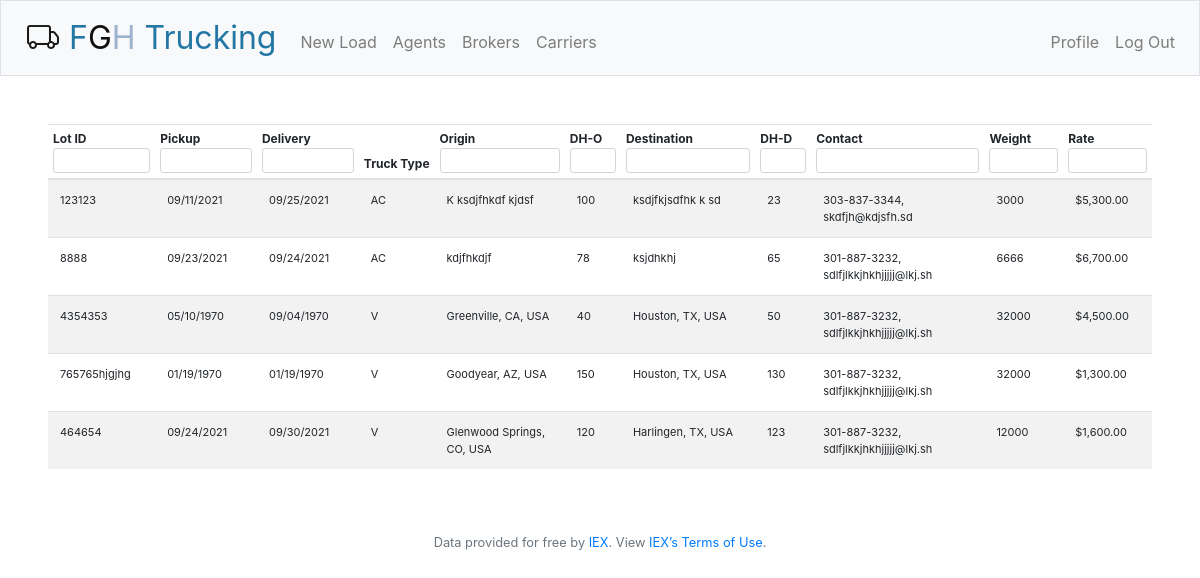
Before: / (signed in) with the older database file.
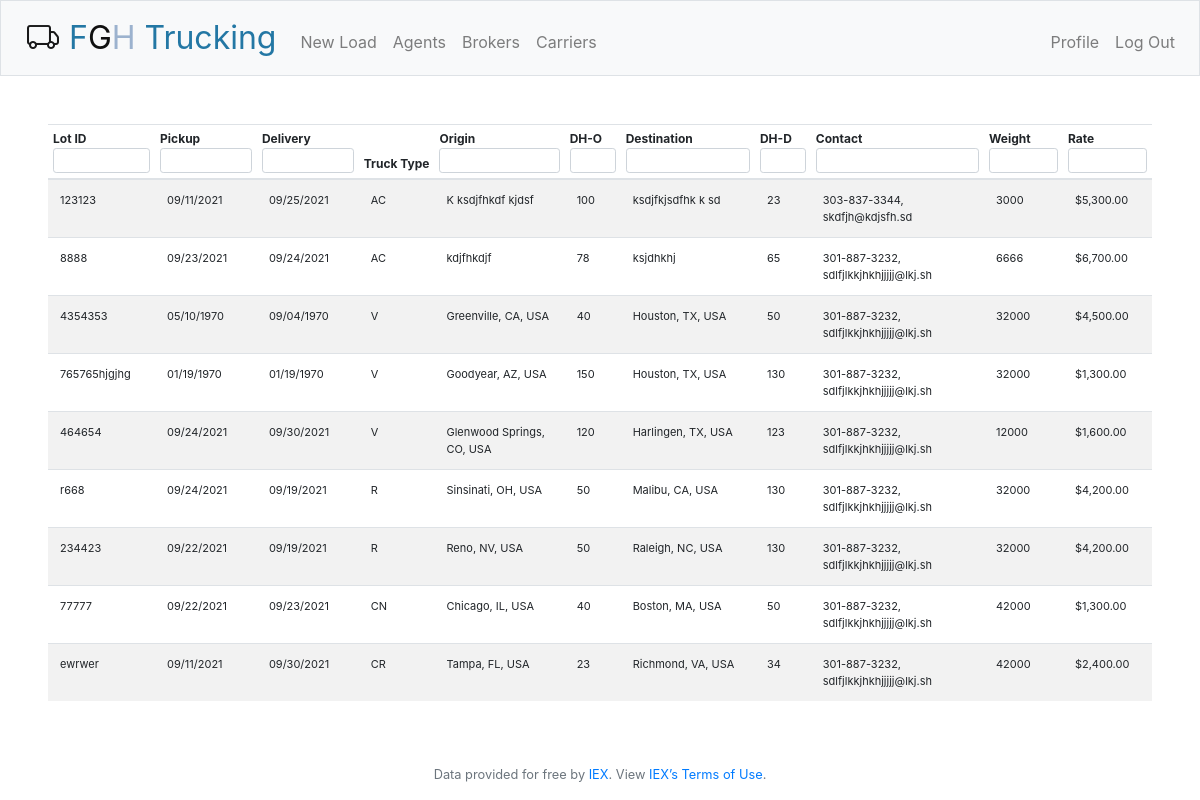
After: the same page with the newer database file.
### tables this page shows
CREATE TABLE "load_board"
(
	lot_id int,
	truck_type_id int,
	origin varchar(100),
	dh_o int,
	destination varchar(100),
	dh_d int,
	broker_id int,
	carrier_id int,
	weight int,
	rate int,
	id integer
		constraint load_board_pk
			primary key autoincrement,
	pickup date,
	delivery date,
	users_id int
);

CREATE TABLE "truck_type"
(
	id integer
		constraint truck_type_pk
			primary key autoincrement,
	long_name varchar(100),
	short_name varchar(10)
);

CREATE TABLE "companies"
(
	id integer
		constraint companies_pk
			primary key autoincrement,
	name varchar(100),
	address varchar(250),
	tel varchar(50),
	email varchar(50),
	mc int,
	comment varchar(250),
	type int
);

### app.py (the view)
@app.route("/")
@login_required
def index():
    load_board = {"loads": []}
    maxepoch = 32525679833000
    maxdh = 30000
    if len(request.args) > 1:
        db = sqliteConnection.cursor()
        rows = db.execute(
            "SELECT * FROM load_board JOIN companies on load_board.carrier_id = companies.id "
            "join truck_type on truck_type.id = load_board.truck_type_id where "
            "lot_id like ? AND "
            "pickup <= ? AND "
            "delivery <= ? AND "
            "origin like ? AND "
            "dh_o <= ? AND "
            "destination like ? AND "
            "dh_d <= ? AND "
            "(tel like ? OR email like ?) AND "
            "weight <= ? AND "
            "rate <= ?;"
            , [
                '%' + ("" if str(request.args.get("lot_id")) == "NaN" else str(request.args.get("lot_id"))) + '%'
                , maxepoch if request.args.get("pickup") == "NaN" else int(request.args.get("pickup")) * 1000
                , maxepoch if request.args.get("delivery") == "NaN" else int(request.args.get("delivery")) * 1000
                , '%' + ("" if str(request.args.get("origin")) == "NaN" else str(request.args.get("origin"))) + '%'
                , maxdh if request.args.get("dh-o") == "NaN" else request.args.get("dh-o")
                , '%' + ("" if str(request.args.get("destination")) == "NaN" else str(
                    request.args.get("destination"))) + '%'
                , maxdh if request.args.get("dh-d") == "NaN" else request.args.get("dh-d")
                , '%' + ("" if str(request.args.get("contact")) == "NaN" else str(request.args.get("contact"))) + '%'
                , '%' + ("" if str(request.args.get("contact")) == "NaN" else str(request.args.get("contact"))) + '%'
                , maxdh if request.args.get("weight") == "NaN" else request.args.get("weight")
                , maxdh if request.args.get("rate") == "NaN" else request.args.get("rate")
            ]
        ).fetchall()
        db.close()
    else:
        db = sqliteConnection.cursor()
        rows = db.execute(
            "SELECT * FROM load_board JOIN companies on load_board.carrier_id = companies.id "
            "join truck_type on truck_type.id = load_board.truck_type_id;").fetchall()
        db.close()
    for i in range(len(rows)):
        load_board["loads"].append(dict(rows[i]))
        load_board["loads"][i]["contact"] = {"tel": load_board["loads"][i]["tel"],
                                             "email": load_board["loads"][i]["email"]}
    return render_template("index.html", loads=load_board)

### app.py (called while the page is built)
@app.after_request
def after_request(response):
    response.headers["Cache-Control"] = "no-cache, no-store, must-revalidate"
    response.headers["Expires"] = 0
    response.headers["Pragma"] = "no-cache"
    return response

### helpers.py (called while the page is built)
def login_required(f):
    @wraps(f)
    def decorated_function(*args, **kwargs):
        if session.get("user_id") is None:
            return redirect("/login")
        return f(*args, **kwargs)
    return decorated_function

def usd(value):
    return f"${value:,.2f}"

def custom_date(value):
    from datetime import datetime, timezone
    return datetime.fromtimestamp(value/1000,timezone.utc).strftime("%m/%d/%Y")

### templates/index.html (shortened to what this page needs)
{% extends "layout.html" %}
{% block main %}
    <div>
        <table class="table table-responsive table-striped text-xsmall">
            <thead>
                <tr>
                    <th>
                        <div class="th-inner ">Lot ID</div>
                        <div class="fht-cell">
                           <div class="filter-control">
                               <input id="lot_id" type="search" class="form-control form-control-sm search-input" placeholder="" value="">
                           </div>
                        </div>
                    </th>
                    <th>
                        <div class="th-inner ">Pickup</div>
                        <div class="fht-cell">
                           <div class="filter-control">
                               <input id="pickup" type="search" class="form-control form-control-sm search-input" placeholder="" value="">
                           </div>
                        </div>
                    </th>
                    <th>
                        <div class="th-inner ">Delivery</div>
                        <div class="fht-cell">
                           <div class="filter-control">
                               <input id="delivery" type="search" class="form-control form-control-sm search-input" placeholder="" value="">
                           </div>
                        </div>
                    </th>
                    <th>
                        <div class="th-inner ">Truck Type</div>
                    </th>
                    <th>
                        <div class="th-inner ">Origin</div>
                        <div class="fht-cell">
                           <div class="filter-control">
                               <input id="origin" type="search" class="form-control form-control-sm search-input" placeholder="" value="">
                           </div>
                        </div>
                     </th>
                    <th>
                        <div class="th-inner ">DH-O</div>
                        <div class="fht-cell">
                           <div class="filter-control">
                               <input id="dh-o" type="search" class="form-control form-control-sm search-input" placeholder="" value="">
                           </div>
                        </div>
                     </th>
                    <th>
                        <div class="th-inner ">Destination</div>
                        <div class="fht-cell">
                           <div class="filter-control">
                               <input id = "destination" type="search" class="form-control form-control-sm search-input" placeholder="" value="">
                           </div>
                        </div>
                     </th>
                    <th>
                        <div class="th-inner ">DH-D</div>
                        <div class="fht-cell">
                           <div class="filter-control">
                               <input id = "dh-d" type="search" class="form-control form-control-sm search-input" placeholder="" value="">
                           </div>
                        </div>
                     </th>
                    <th>
                        <div class="th-inner ">Contact</div>
                        <div class="fht-cell">
                           <div class="filter-control">
                               <input id="contact" type="search" class="form-control form-control-sm search-input" placeholder="" value="">
                           </div>
                        </div>
                     </th>
                    <th>
                        <div class="th-inner ">Weight</div>
                        <div class="fht-cell">
                           <div class="filter-control">
                               <input id="weight" type="search" class="form-control form-control-sm search-input" placeholder="" value="">
                           </div>
                        </div>
                     </th>
                    <th>
                        <div class="th-inner ">Rate</div>
                        <div class="fht-cell">
                           <div class="filter-control">
                               <input id="rate" type="search" class="form-control form-control-sm search-input" placeholder="" value="">
                           </div>
                        </div>
                    </th>
                </tr>
            </thead>
            <tbody>
                {% for load in loads["loads"] %}
                <tr>
                    <td>{{load["lot_id"]}}</td>
                    <td>{{load["pickup"]|date}}</td>
                    <td>{{load["delivery"]|date}}</td>
                    <td>{{load["short_name"]}}</td>
                    <td>{{load["origin"]}}</td>
                    <td>{{load["dh_o"]}}</td>
                    <td>{{load["destination"]}}</td>
                    <td>{{load["dh_d"]}}</td>
                    <td>{{load["contact"]["tel"]}}, {{load["contact"]["email"]}}</td>
                    <td>{{load["weight"]}}</td>
                    <td>{{load["rate"]|usd}}</td>
                </tr>
                {% endfor %}
            </tbody>
        </table>
    </div>
{% endblock %}

### templates/layout.html (shortened to what this page needs)
<!DOCTYPE html>
<html lang="en">
    <head>
        <link rel="stylesheet" href="https://cdn.jsdelivr.net/npm/bootstrap@4.5.3/dist/css/bootstrap.min.css">
        <link rel="stylesheet" href="https://unpkg.com/bootstrap-table@1.18.3/dist/bootstrap-table.min.css">
        <link href="/static/styles.css" rel="stylesheet">
        <link rel="stylesheet" href="https://cdn.jsdelivr.net/npm/bootstrap-icons@1.5.0/font/bootstrap-icons.css">
    </head>
    <body>
        <nav class="navbar navbar-expand-md navbar-light bg-light border">
            <a class="navbar-brand" href="/"><span><i class="bi bi-truck" style="padding:10px"></i></span><span class="blue">F</span><span class="black">G</span><span class="gray">H</span> <span class="blue">Trucking</span></a>
            <div class="collapse navbar-collapse" id="navbar">
                {% if session.user_id %}
                    <ul class="navbar-nav mr-auto mt-2">
                        <li class="nav-item"><a class="nav-link" href="/new">New Load</a></li>
                        <li class="nav-item"><a class="nav-link" href="/agents">Agents</a></li>
                        <li class="nav-item"><a class="nav-link" href="/brokers">Brokers</a></li>
                        <li class="nav-item"><a class="nav-link" href="/carriers">Carriers</a></li>
                    </ul>
                    <ul class="navbar-nav ml-auto mt-2">
                        <li class="nav-item"><a class="nav-link" href="/profile">Profile</a></li>
                        <li class="nav-item"><a class="nav-link" href="/logout">Log Out</a></li>
                    </ul>
                {% else %}
                    <ul class="navbar-nav ml-auto mt-2">
                        <li class="nav-item"><a class="nav-link" href="/register">Register</a></li>
                        <li class="nav-item"><a class="nav-link" href="/login">Log In</a></li>
                    </ul>
                {% endif %}
            </div>
        </nav>
        <main class="container-fluid p-5">
            {% block main %}{% endblock %}
        </main>
        <footer class="small text-center text-muted">
            Data provided for free by <a href="https://iextrading.com/developer">IEX</a>. View <a href="https://iextrading.com/api-exhibit-a/">IEX’s Terms of Use</a>.
        </footer>
    </body>
</html>

### static/styles.css (style rules this page uses)
nav .navbar-brand { font-size: xx-large; }
nav .navbar-brand .blue { color: #2377A4; }
nav .navbar-brand .gray { color: #9CB2CE; }
nav .navbar-brand .black { color: #101010; }
table { text-align: left; }
table thead { font-size: 12px; }
table tbody { font-size: 11px; }
th .th-inner { white-space: nowrap }
.table thead th { padding: 5px; }
.table .search-input, .table .custom-select { font-size: smaller }
.table #lot_id, .table #pickup, .table #delivery { max-width:110px; font-size: smaller }
.table #dh-d, .table #dh-o { max-width:60px; }
.table #weight, .table #rate { max-width: 90px; }

Changed rows visible on the page:
added load_board: lot_id "r668", pickup "09/24/2021", delivery "09/19/2021", short_name "R", origin "Sinsinati, OH, USA", dh_o "50", destination "Malibu, CA, USA", dh_d "130", contact.tel "301-887-3232", contact.email "sdlfjlkkjhkhjjjjj@lkj.sh", weight "32000", rate "$4,200.00"
added load_board: lot_id "234423", pickup "09/22/2021", delivery "09/19/2021", short_name "R", origin "Reno, NV, USA", dh_o "50", destination "Raleigh, NC, USA", dh_d "130", contact.tel "301-887-3232", contact.email "sdlfjlkkjhkhjjjjj@lkj.sh", weight "32000", rate "$4,200.00"
added load_board: lot_id "77777", pickup "09/22/2021", delivery "09/23/2021", short_name "CN", origin "Chicago, IL, USA", dh_o "40", destination "Boston, MA, USA", dh_d "50", contact.tel "301-887-3232", contact.email "sdlfjlkkjhkhjjjjj@lkj.sh", weight "42000", rate "$1,300.00"
added load_board: lot_id "ewrwer", pickup "09/11/2021", delivery "09/30/2021", short_name "CR", origin "Tampa, FL, USA", dh_o "23", destination "Richmond, VA, USA", dh_d "34", contact.tel "301-887-3232", contact.email "sdlfjlkkjhkhjjjjj@lkj.sh", weight "42000", rate "$2,400.00"
